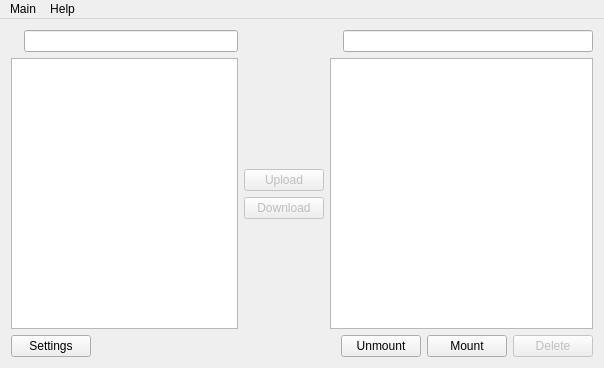
<?xml version="1.0" encoding="UTF-8"?>
<ui version="4.0">
 <class>MainWindowClass</class>
 <widget class="QMainWindow" name="MainWindowClass">
  <property name="geometry">
   <rect>
    <x>0</x>
    <y>0</y>
    <width>604</width>
    <height>368</height>
   </rect>
  </property>
  <property name="windowTitle">
   <string>MediaMan</string>
  </property>
  <property name="windowIcon">
   <iconset resource="icons.qrc">
    <normaloff>:/icons/128x128/portablemediamanager.png</normaloff>:/icons/128x128/portablemediamanager.png</iconset>
  </property>
  <widget class="QWidget" name="centralWidget">
   <layout class="QHBoxLayout" name="horizontalLayout">
    <item>
     <layout class="QVBoxLayout" name="verticalLayout">
      <item>
       <layout class="QHBoxLayout" name="horizontalLayout_4">
        <item>
         <widget class="QLabel" name="lbHdPixmap">
          <property name="maximumSize">
           <size>
            <width>24</width>
            <height>24</height>
           </size>
          </property>
          <property name="text">
           <string/>
          </property>
          <property name="pixmap">
           <pixmap resource="icons.qrc">:/icons/128x128/harddisk.png</pixmap>
          </property>
          <property name="scaledContents">
           <bool>true</bool>
          </property>
         </widget>
        </item>
        <item>
         <widget class="QLineEdit" name="leLocalMusicDir"/>
        </item>
       </layout>
      </item>
      <item>
       <widget class="QTreeView" name="tvLocalMusicDir">
        <property name="uniformRowHeights">
         <bool>true</bool>
        </property>
        <property name="sortingEnabled">
         <bool>true</bool>
        </property>
        <property name="animated">
         <bool>true</bool>
        </property>
        <property name="headerHidden">
         <bool>true</bool>
        </property>
       </widget>
      </item>
      <item>
       <layout class="QHBoxLayout" name="horizontalLayout_3">
        <item>
         <widget class="QPushButton" name="btSettings">
          <property name="text">
           <string>Settings</string>
          </property>
          <property name="icon">
           <iconset resource="icons.qrc">
            <normaloff>:/icons/16x16/settings.png</normaloff>:/icons/16x16/settings.png</iconset>
          </property>
          <property name="iconSize">
           <size>
            <width>16</width>
            <height>16</height>
           </size>
          </property>
         </widget>
        </item>
        <item>
         <spacer name="horizontalSpacer_2">
          <property name="orientation">
           <enum>Qt::Horizontal</enum>
          </property>
          <property name="sizeHint" stdset="0">
           <size>
            <width>40</width>
            <height>20</height>
           </size>
          </property>
         </spacer>
        </item>
       </layout>
      </item>
     </layout>
    </item>
    <item>
     <layout class="QVBoxLayout" name="verticalLayout_3">
      <item>
       <spacer name="verticalSpacer">
        <property name="orientation">
         <enum>Qt::Vertical</enum>
        </property>
        <property name="sizeHint" stdset="0">
         <size>
          <width>20</width>
          <height>40</height>
         </size>
        </property>
       </spacer>
      </item>
      <item>
       <widget class="QPushButton" name="btUpload">
        <property name="enabled">
         <bool>false</bool>
        </property>
        <property name="text">
         <string>Upload</string>
        </property>
        <property name="icon">
         <iconset resource="icons.qrc">
          <normaloff>:/icons/16x16/upload.png</normaloff>:/icons/16x16/upload.png</iconset>
        </property>
        <property name="iconSize">
         <size>
          <width>16</width>
          <height>16</height>
         </size>
        </property>
       </widget>
      </item>
      <item>
       <widget class="QPushButton" name="btDownload">
        <property name="enabled">
         <bool>false</bool>
        </property>
        <property name="text">
         <string>Download</string>
        </property>
        <property name="icon">
         <iconset resource="icons.qrc">
          <normaloff>:/icons/16x16/download.png</normaloff>:/icons/16x16/download.png</iconset>
        </property>
        <property name="iconSize">
         <size>
          <width>16</width>
          <height>16</height>
         </size>
        </property>
       </widget>
      </item>
      <item>
       <spacer name="verticalSpacer_2">
        <property name="orientation">
         <enum>Qt::Vertical</enum>
        </property>
        <property name="sizeHint" stdset="0">
         <size>
          <width>20</width>
          <height>40</height>
         </size>
        </property>
       </spacer>
      </item>
     </layout>
    </item>
    <item>
     <layout class="QVBoxLayout" name="verticalLayout_2">
      <item>
       <layout class="QHBoxLayout" name="horizontalLayout_5">
        <item>
         <widget class="QLabel" name="lbPlayerPixmap">
          <property name="maximumSize">
           <size>
            <width>24</width>
            <height>24</height>
           </size>
          </property>
          <property name="text">
           <string/>
          </property>
          <property name="pixmap">
           <pixmap resource="icons.qrc">:/icons/128x128/player.png</pixmap>
          </property>
          <property name="scaledContents">
           <bool>true</bool>
          </property>
         </widget>
        </item>
        <item>
         <widget class="QLineEdit" name="leRemoteMusicDir">
          <property name="readOnly">
           <bool>true</bool>
          </property>
         </widget>
        </item>
       </layout>
      </item>
      <item>
       <widget class="QTreeView" name="tvRemoteMusicDir">
        <property name="uniformRowHeights">
         <bool>true</bool>
        </property>
        <property name="sortingEnabled">
         <bool>false</bool>
        </property>
        <property name="animated">
         <bool>true</bool>
        </property>
        <property name="headerHidden">
         <bool>true</bool>
        </property>
       </widget>
      </item>
      <item>
       <layout class="QHBoxLayout" name="horizontalLayout_2">
        <item>
         <spacer name="horizontalSpacer">
          <property name="orientation">
           <enum>Qt::Horizontal</enum>
          </property>
          <property name="sizeHint" stdset="0">
           <size>
            <width>40</width>
            <height>20</height>
           </size>
          </property>
         </spacer>
        </item>
        <item>
         <widget class="QPushButton" name="btUnmount">
          <property name="enabled">
           <bool>true</bool>
          </property>
          <property name="text">
           <string>Unmount</string>
          </property>
          <property name="icon">
           <iconset resource="icons.qrc">
            <normaloff>:/icons/16x16/unmount.png</normaloff>:/icons/16x16/unmount.png</iconset>
          </property>
          <property name="iconSize">
           <size>
            <width>16</width>
            <height>16</height>
           </size>
          </property>
         </widget>
        </item>
        <item>
         <widget class="QPushButton" name="btMount">
          <property name="text">
           <string>Mount</string>
          </property>
          <property name="icon">
           <iconset resource="icons.qrc">
            <normaloff>:/icons/16x16/mount.png</normaloff>:/icons/16x16/mount.png</iconset>
          </property>
          <property name="iconSize">
           <size>
            <width>16</width>
            <height>16</height>
           </size>
          </property>
         </widget>
        </item>
        <item>
         <widget class="QPushButton" name="btRemoteDel">
          <property name="enabled">
           <bool>false</bool>
          </property>
          <property name="text">
           <string>Delete</string>
          </property>
          <property name="icon">
           <iconset resource="icons.qrc">
            <normaloff>:/icons/16x16/delete_file.png</normaloff>:/icons/16x16/delete_file.png</iconset>
          </property>
          <property name="iconSize">
           <size>
            <width>16</width>
            <height>16</height>
           </size>
          </property>
         </widget>
        </item>
       </layout>
      </item>
     </layout>
    </item>
   </layout>
  </widget>
  <widget class="QMenuBar" name="menuBar">
   <property name="geometry">
    <rect>
     <x>0</x>
     <y>0</y>
     <width>604</width>
     <height>23</height>
    </rect>
   </property>
   <widget class="QMenu" name="menuMain">
    <property name="title">
     <string>Main</string>
    </property>
    <addaction name="actionQuit"/>
   </widget>
   <widget class="QMenu" name="menuHelp">
    <property name="title">
     <string>Help</string>
    </property>
    <addaction name="actionAbout_Qt"/>
    <addaction name="actionLicense"/>
   </widget>
   <addaction name="menuMain"/>
   <addaction name="menuHelp"/>
  </widget>
  <action name="actionQuit">
   <property name="text">
    <string>Quit</string>
   </property>
   <property name="shortcut">
    <string>Ctrl+Q</string>
   </property>
  </action>
  <action name="actionAbout_Qt">
   <property name="text">
    <string>About Qt</string>
   </property>
  </action>
  <action name="actionLicense">
   <property name="text">
    <string>License</string>
   </property>
  </action>
 </widget>
 <layoutdefault spacing="6" margin="11"/>
 <resources>
  <include location="icons.qrc"/>
 </resources>
 <connections/>
</ui>
